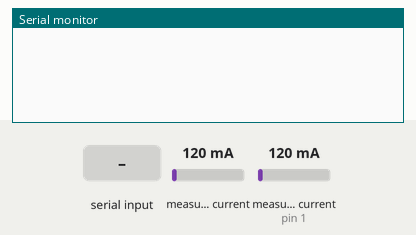
This sketch was run on a simulated Arduino Uno, built with avr-gcc and run on an emulated ATmega328P. On the bench: the last lines printed to the serial monitor. Inputs (shaded band) come from the test bench; at power-on: measured current 120 mA, measured current (sensor on pin 1) 120 mA.

Above: at 1.2 s.
1.3 s: "a" received over Serial
At 2.1 s:
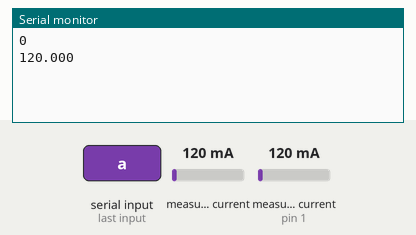
2.8 s: measured current (sensor 0) set to 40 mA
At 4.1 s:
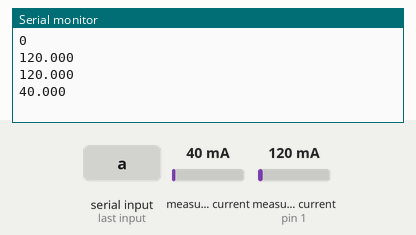
4.3 s: measured current (sensor 0) set to 500 mA
At 5.0 s:
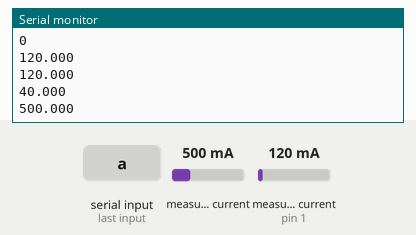
5.8 s: measured current (sensor on pin 1) set to 1000 mA
At 6.7 s:
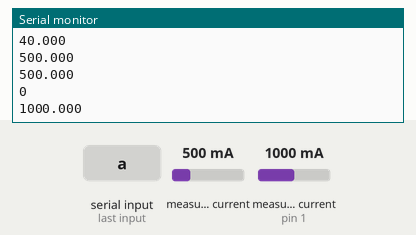
7.3 s: measured current (sensor on pin 1) set to 1500 mA
At 8.1 s:
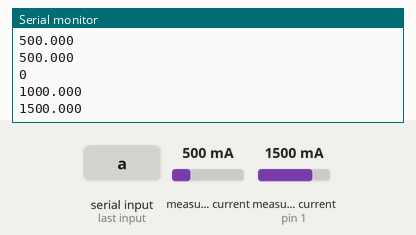
Timing chart, 0 to 9.8 s (numbered marks = the images above; inputs shaded):
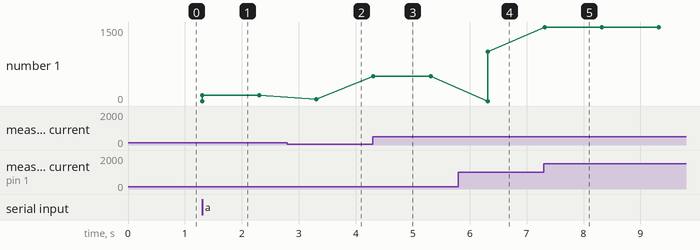

Measured:
- after the input at 1.3 s, the serial monitor: prints a new line at once (image 1)
- after the input at 2.8 s, the serial monitor: prints a new line after 0.51 s (image 2)
- after the input at 4.3 s, the serial monitor: prints a new line at once (image 3)
- after the input at 5.8 s, the serial monitor: prints a new line after 0.52 s (image 4)
- after the input at 7.3 s, the serial monitor: prints a new line at once (image 5)
- plotted number 1: 120 → 40 after the input at 2.8 s, 40 → 500 after the input at 4.3 s, 500 → 1000 after the input at 5.8 s, 1000 → 1500 after the input at 7.3 s

The sketch:

BiasMeasurement.ino
```cpp
#include "./src/INA226/INA226.h"
#include <vector>
#include "Wire.h"


constexpr uint32_t serial1Baudrate = 1000000;
std::vector<INA226> INA;

constexpr uint8_t lowLimit_Address = 0b1000000;   //! 0x40
constexpr uint8_t upperLimit_Address = 0b1001111; //! 0x4F

void initializeSerial(const uint32_t &serialBaudrate)
{
  Serial.begin(serialBaudrate);
  while (!Serial)
  {
    ; //! wait for serial port to connect. Needed for native USB
  }
}

//! get address of connected INA226
std::vector<uint8_t> readable_Addresses; //! readable INA226 addresses
void I2cScanner()
{
  uint8_t error = 0;
  readable_Addresses.clear();
  for (uint8_t address = lowLimit_Address; address < upperLimit_Address; address++)
  {
    Wire.beginTransmission(address);
    error = Wire.endTransmission();
    if (error == 0)
    {
      readable_Addresses.push_back(address);
    }
  }
}

void setupINA226s()
{
  INA.clear();
  for (size_t i = 0; i < readable_Addresses.size(); i++)
  {
    uint8_t address = readable_Addresses.at(i);
    INA.emplace_back(address);

    if (INA.back().begin())
    {
      INA.back().setMaxCurrentShunt(38.73, 0.002);
      INA.back().setShuntVoltageConversionTime(4);
      INA.back().setAverage(2);  // センサ値のsample数を決定する ここでのsample数は16
    }
  }
}


void setup()
{
  initializeSerial(serial1Baudrate);
  Wire.begin();
  Wire.setClock(4000000L); //! I2C Set clock change 100kHz to 400kHz

  I2cScanner();
  setupINA226s();
}


void loop()
{
  int inkey;
  if (Serial.available() > 0) {
    inkey = Serial.read();
    switch (inkey) {
      case 'a':
        for (auto& ina_sensor : INA)
        {
          if (ina_sensor.begin())
          {
            Serial.println(ina_sensor.getAddress(), HEX);

            for (int i = 0; i < 5; i++)
            {
              Serial.print(ina_sensor.getCurrent_mA(), 3);
              Serial.println();
              delay(1000);
            }
            Serial.println();
          }
        }
        break;

    }
  }
}
```
